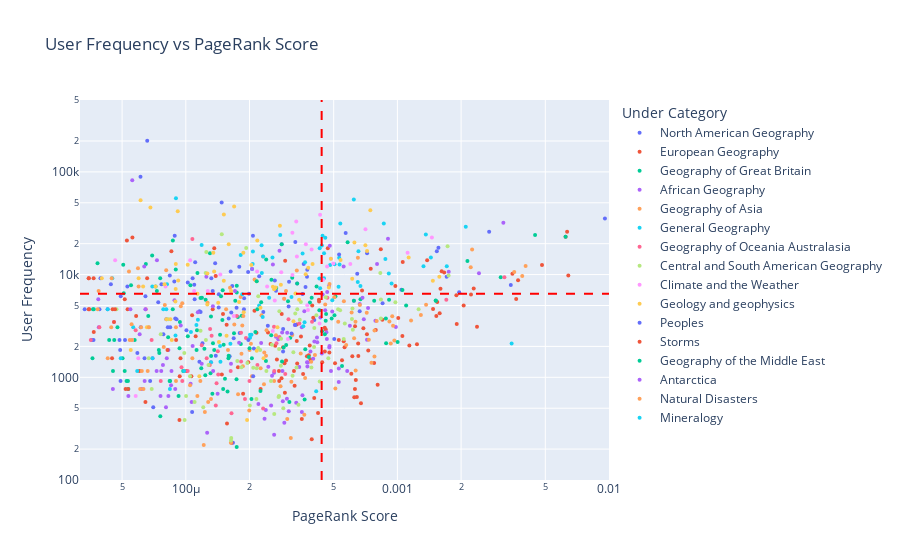

Notebook code cell kept with this figure:
### Markdown cell above
Due to the fact that most categories are spread out across all quadrants (most definetly dependent on the second-category and the fact that there always will be outliers) the categories of biggest interest are those that tend to a certain quadrant or have many big outliers more than the other ones. The quadrants of interest is the upper left and the lower right quadrants. The first one contains articles that on average is lesser connected yet still highly selected by the players with respect to how often they appear, indicating that these ones might constitute common knowledge more than other articles. The opposite can be said about the lower right quadrant, which therefore contains articles that might constitute lesser known concepts. 

Observations

- Geography is a scattered category that constitutes a large part of the biggest hubs and most frequently used articles by users. However, they also constitute the majority of the more connected articles that does not get used. More specifically, it seems like it is primarily contries that belong to this group, which differs from geography in the sense that the category is very shifted towards the lower right quadrant. Someething that is investigated in the next plot. 
- Science is also very scatterd, with a lot of big outliers in both the upper left and lower right quadrants. 
- Everyday life and IT seems to have some articles that are used more than average by users, yet still on average is less connected than other articles. IT is particularly interesting since its articles are heavily shifted up to the left, with 0 articles in the lower right quadrant. 

(Important not to get hooked on specific outliers since some players also have a good understaning of specific articles that are good for the game)

### Code cell
freVpr = get_pageVSfreq_data(data, df_hubs)
fig = plot_pageVSfreq(freVpr, category='Geography')
